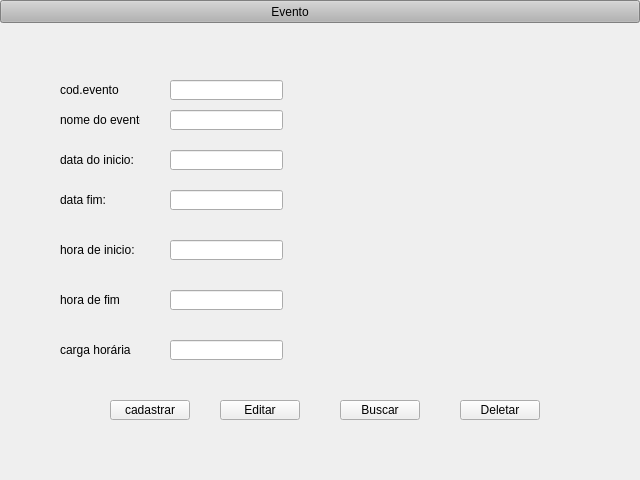
<?xml version="1.0" encoding="UTF-8"?>
<ui version="4.0">
 <class>Form</class>
 <widget class="QWidget" name="Form">
  <property name="geometry">
   <rect>
    <x>0</x>
    <y>0</y>
    <width>640</width>
    <height>480</height>
   </rect>
  </property>
  <property name="windowTitle">
   <string>Form</string>
  </property>
  <widget class="QWidget" name="widget" native="true">
   <property name="geometry">
    <rect>
     <x>0</x>
     <y>0</y>
     <width>641</width>
     <height>481</height>
    </rect>
   </property>
   <widget class="QPushButton" name="pushButton">
    <property name="geometry">
     <rect>
      <x>0</x>
      <y>0</y>
      <width>640</width>
      <height>23</height>
     </rect>
    </property>
    <property name="minimumSize">
     <size>
      <width>640</width>
      <height>20</height>
     </size>
    </property>
    <property name="maximumSize">
     <size>
      <width>60</width>
      <height>60</height>
     </size>
    </property>
    <property name="styleSheet">
     <string notr="true">background-color: rgb(179, 179, 179);</string>
    </property>
    <property name="text">
     <string> Evento                   </string>
    </property>
   </widget>
   <widget class="QLabel" name="label">
    <property name="geometry">
     <rect>
      <x>60</x>
      <y>80</y>
      <width>60</width>
      <height>20</height>
     </rect>
    </property>
    <property name="minimumSize">
     <size>
      <width>60</width>
      <height>20</height>
     </size>
    </property>
    <property name="maximumSize">
     <size>
      <width>60</width>
      <height>20</height>
     </size>
    </property>
    <property name="text">
     <string>cod.evento</string>
    </property>
   </widget>
   <widget class="QLabel" name="label_2">
    <property name="geometry">
     <rect>
      <x>60</x>
      <y>110</y>
      <width>80</width>
      <height>20</height>
     </rect>
    </property>
    <property name="minimumSize">
     <size>
      <width>80</width>
      <height>20</height>
     </size>
    </property>
    <property name="maximumSize">
     <size>
      <width>60</width>
      <height>20</height>
     </size>
    </property>
    <property name="text">
     <string>nome do evento</string>
    </property>
   </widget>
   <widget class="QLabel" name="label_3">
    <property name="geometry">
     <rect>
      <x>60</x>
      <y>150</y>
      <width>80</width>
      <height>20</height>
     </rect>
    </property>
    <property name="minimumSize">
     <size>
      <width>80</width>
      <height>20</height>
     </size>
    </property>
    <property name="maximumSize">
     <size>
      <width>60</width>
      <height>20</height>
     </size>
    </property>
    <property name="text">
     <string>data do inicio:</string>
    </property>
   </widget>
   <widget class="QLabel" name="label_4">
    <property name="geometry">
     <rect>
      <x>60</x>
      <y>190</y>
      <width>60</width>
      <height>20</height>
     </rect>
    </property>
    <property name="minimumSize">
     <size>
      <width>60</width>
      <height>20</height>
     </size>
    </property>
    <property name="maximumSize">
     <size>
      <width>60</width>
      <height>20</height>
     </size>
    </property>
    <property name="text">
     <string>data fim:</string>
    </property>
   </widget>
   <widget class="QLabel" name="label_5">
    <property name="geometry">
     <rect>
      <x>60</x>
      <y>240</y>
      <width>80</width>
      <height>20</height>
     </rect>
    </property>
    <property name="minimumSize">
     <size>
      <width>80</width>
      <height>20</height>
     </size>
    </property>
    <property name="maximumSize">
     <size>
      <width>60</width>
      <height>20</height>
     </size>
    </property>
    <property name="text">
     <string>hora de inicio:</string>
    </property>
   </widget>
   <widget class="QLabel" name="label_6">
    <property name="geometry">
     <rect>
      <x>60</x>
      <y>290</y>
      <width>60</width>
      <height>20</height>
     </rect>
    </property>
    <property name="minimumSize">
     <size>
      <width>60</width>
      <height>20</height>
     </size>
    </property>
    <property name="maximumSize">
     <size>
      <width>60</width>
      <height>20</height>
     </size>
    </property>
    <property name="text">
     <string>hora de fim:</string>
    </property>
   </widget>
   <widget class="QLabel" name="label_7">
    <property name="geometry">
     <rect>
      <x>60</x>
      <y>340</y>
      <width>80</width>
      <height>20</height>
     </rect>
    </property>
    <property name="minimumSize">
     <size>
      <width>80</width>
      <height>20</height>
     </size>
    </property>
    <property name="maximumSize">
     <size>
      <width>80</width>
      <height>20</height>
     </size>
    </property>
    <property name="text">
     <string>carga horária</string>
    </property>
   </widget>
   <widget class="QLineEdit" name="lineEdit">
    <property name="geometry">
     <rect>
      <x>170</x>
      <y>340</y>
      <width>113</width>
      <height>20</height>
     </rect>
    </property>
    <property name="text">
     <string/>
    </property>
   </widget>
   <widget class="QLineEdit" name="lineEdit_2">
    <property name="geometry">
     <rect>
      <x>170</x>
      <y>290</y>
      <width>113</width>
      <height>20</height>
     </rect>
    </property>
    <property name="text">
     <string/>
    </property>
   </widget>
   <widget class="QLineEdit" name="lineEdit_3">
    <property name="geometry">
     <rect>
      <x>170</x>
      <y>240</y>
      <width>113</width>
      <height>20</height>
     </rect>
    </property>
    <property name="text">
     <string/>
    </property>
   </widget>
   <widget class="QLineEdit" name="lineEdit_4">
    <property name="geometry">
     <rect>
      <x>170</x>
      <y>190</y>
      <width>113</width>
      <height>20</height>
     </rect>
    </property>
    <property name="text">
     <string/>
    </property>
   </widget>
   <widget class="QLineEdit" name="lineEdit_5">
    <property name="geometry">
     <rect>
      <x>170</x>
      <y>150</y>
      <width>113</width>
      <height>20</height>
     </rect>
    </property>
    <property name="text">
     <string/>
    </property>
   </widget>
   <widget class="QLineEdit" name="lineEdit_6">
    <property name="geometry">
     <rect>
      <x>170</x>
      <y>110</y>
      <width>113</width>
      <height>20</height>
     </rect>
    </property>
    <property name="text">
     <string/>
    </property>
   </widget>
   <widget class="QLineEdit" name="lineEdit_7">
    <property name="geometry">
     <rect>
      <x>170</x>
      <y>80</y>
      <width>113</width>
      <height>20</height>
     </rect>
    </property>
    <property name="text">
     <string/>
    </property>
   </widget>
   <widget class="QPushButton" name="pushButton_2">
    <property name="geometry">
     <rect>
      <x>110</x>
      <y>400</y>
      <width>80</width>
      <height>20</height>
     </rect>
    </property>
    <property name="minimumSize">
     <size>
      <width>80</width>
      <height>20</height>
     </size>
    </property>
    <property name="maximumSize">
     <size>
      <width>80</width>
      <height>20</height>
     </size>
    </property>
    <property name="text">
     <string>cadastrar</string>
    </property>
   </widget>
   <widget class="QPushButton" name="pushButton_3">
    <property name="geometry">
     <rect>
      <x>220</x>
      <y>400</y>
      <width>80</width>
      <height>20</height>
     </rect>
    </property>
    <property name="minimumSize">
     <size>
      <width>80</width>
      <height>20</height>
     </size>
    </property>
    <property name="maximumSize">
     <size>
      <width>80</width>
      <height>20</height>
     </size>
    </property>
    <property name="text">
     <string>Editar</string>
    </property>
   </widget>
   <widget class="QPushButton" name="pushButton_4">
    <property name="geometry">
     <rect>
      <x>340</x>
      <y>400</y>
      <width>80</width>
      <height>20</height>
     </rect>
    </property>
    <property name="minimumSize">
     <size>
      <width>80</width>
      <height>20</height>
     </size>
    </property>
    <property name="maximumSize">
     <size>
      <width>80</width>
      <height>20</height>
     </size>
    </property>
    <property name="text">
     <string>Buscar</string>
    </property>
   </widget>
   <widget class="QPushButton" name="pushButton_5">
    <property name="geometry">
     <rect>
      <x>460</x>
      <y>400</y>
      <width>80</width>
      <height>20</height>
     </rect>
    </property>
    <property name="minimumSize">
     <size>
      <width>80</width>
      <height>20</height>
     </size>
    </property>
    <property name="maximumSize">
     <size>
      <width>80</width>
      <height>20</height>
     </size>
    </property>
    <property name="text">
     <string>Deletar</string>
    </property>
   </widget>
  </widget>
 </widget>
 <resources/>
 <connections/>
</ui>
